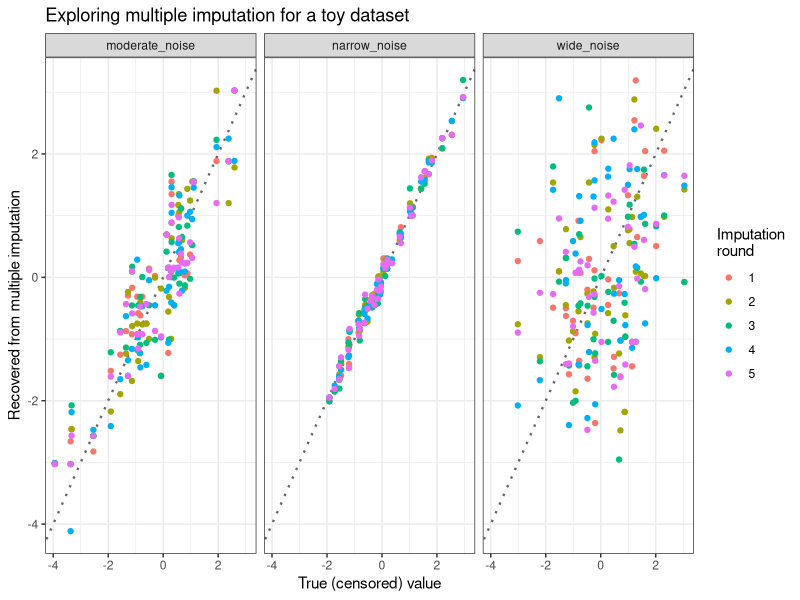

The R source for this figure:
## #######################################################################################
##
## MULTIPLE IMPUTATION EXAMPLE
##
## CREATED: 14 March 2024
## PURPOSE: Example of multiple imputation using the `mice` package based on a test
##  dataset
##
## #######################################################################################

library(data.table); library(mice); library(ggplot2)

# Create a test dataset
n_obs <- 1e3
full_data <- data.table::data.table(a = rnorm(n_obs), b = rnorm(n_obs), c = rnorm(n_obs))
# Add variables that are based on various combinations of the starting variables
(full_data
  [, narrow_noise := .1 * a + .4 * b - c + .1 * rnorm(n_obs)]
  [, moderate_noise := a + b + .5 * rnorm(n_obs) ]
  [, wide_noise := .8 * a + rnorm(n_obs) ]
)

# Create a censored dataset with aspects of d, e, and f, removed
censored_data <- data.table::copy(full_data)
censor_cols <- c('narrow_noise', 'moderate_noise', 'wide_noise')
# Get rows to drop for each censored column
censored_ids <- lapply(censor_cols, function(xx) sort(sample(seq_len(n_obs), size = 40, replace = F)))
names(censored_ids) <- censor_cols
for(censor_col in censor_cols){
  censored_data[censored_ids[[censor_col]], (censor_col) := NA_real_ ]
}

# Impute the censored data using the MICE package
imputed_data_list <- mice::mice(
  data = censored_data,
  m = 5,
  method = 'midastouch'
)

# Get the list of imputed values by dataset and compare to the actual (censored) values
comparison_table <- lapply(censor_cols, function(col){
  imputed_matrix <- imputed_data_list$imp[[col]]
  return(data.table::data.table(
    data_col = col,
    impute_version = rep(colnames(imputed_matrix), each = nrow(imputed_matrix)),
    true = rep(full_data[censored_ids[[col]], get(col)], times = ncol(imputed_matrix)),
    imputed = unlist(imputed_matrix)
  ))
}) |> data.table::rbindlist()

# Plot imputed data
imputed_plot <- ggplot(data = comparison_table, aes(x = true, y = imputed, color = impute_version)) + 
  facet_wrap("data_col", nrow = 1) + 
  geom_abline(intercept = 0, slope = 1, color = '#666666', linetype = 3, linewidth = .8) + 
  geom_point() + 
  labs(
    title = 'Exploring multiple imputation for a toy dataset',
    x = 'True (censored) value',
    y = 'Recovered from multiple imputation',
    color = 'Imputation\nround'
  ) +
  theme_bw()
png(
  "~/temp_data/usaid-mch-ml/viz/imputation_example.png",
  height = 4.5, width = 10, units = 'in', res = 300
)
print(imputed_plot)
dev.off()
